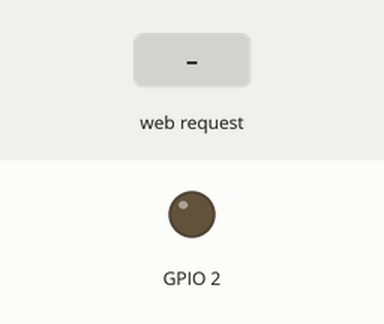
The sketch below on a simulated ESP8266 (NodeMCU). On the bench: output pins drawn as LEDs (lit = HIGH). The test bench sets the inputs (shaded band). WiFi joins after 1.5 s; servers stay silent unless stated; what the sketch prints to the serial monitor is not drawn.

Above: at 2.7 s.
2.8 s: HTTP request GET /gpio/1 received
At 3.7 s:
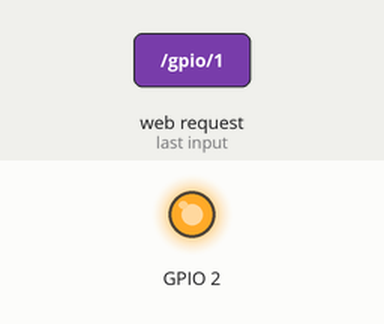
4.3 s: HTTP request GET /gpio/0 received
At 4.8 s:
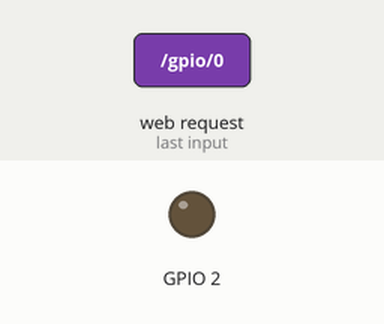
Timing chart, 0 to 7.3 s (numbered marks = the images above; inputs shaded):
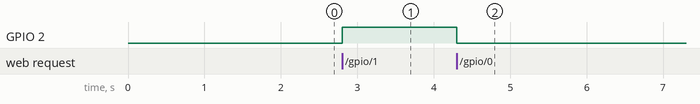

The sketch:

Control_clicker_2.ino
```cpp
#include <ESP8266WiFi.h>

const char* ssid = "GANESH";
const char* password = "POOJA2017";

// Create an instance of the server
// specify the port to listen on as an argument
WiFiServer server(80);

void setup() {
  Serial.begin(115200);
  delay(10);

  // prepare GPIO2
  pinMode(2, OUTPUT);
  digitalWrite(2, 0);

  // Connect to WiFi network
  Serial.println();
  Serial.println();
  Serial.print("Connecting to ");
  Serial.println(ssid);

  WiFi.begin(ssid, password);

  while (WiFi.status() != WL_CONNECTED) {
    delay(500);
    Serial.print(".");
  }
  Serial.println("");
  Serial.println("WiFi connected");

  // Start the server
  server.begin();
  Serial.println("Server started");

  // Print the IP address
  Serial.println(WiFi.localIP());
}

void loop() {
  // Check if a client has connected
  WiFiClient client = server.available();
  if (!client) {
    return;
  }

  // Wait until the client sends some data
  Serial.println("new client");
  while(!client.available()){
    delay(1);
  }

  // Read the first line of the request
  String req = client.readStringUntil('\r');
  Serial.println(req);
  client.flush();

  // Match the request
  int val;
  if (req.indexOf("/gpio/0") != -1)
    val = 0;
  else if (req.indexOf("/gpio/1") != -1)
    val = 1;
  else {
    Serial.println("invalid request");
    client.stop();
    return;
  }

  // Set GPIO2 according to the request
  digitalWrite(2, val);

  client.flush();

  // Prepare the response
  String s = "HTTP/1.1 200 OK\r\nContent-Type: text/html\r\n\r\n";
  s +="12342\n";
  s +="12341\n";
  s +="13351\n";
  s +="14351\n";
  s +="14352\n";
  s +="17353\n";
  s +="27353\n";
  s +="28353\n";
  s +="27154\n";

  // Send the response to the client
  client.print(s);
  delay(1);
  Serial.println("Client disonnected");

  // The client will actually be disconnected
  // when the function returns and 'client' object is detroyed
}
```

Measured:
- after the input at 2.8 s, GPIO 2: LOW → HIGH at once
- after the input at 4.3 s, GPIO 2: HIGH → LOW at once
